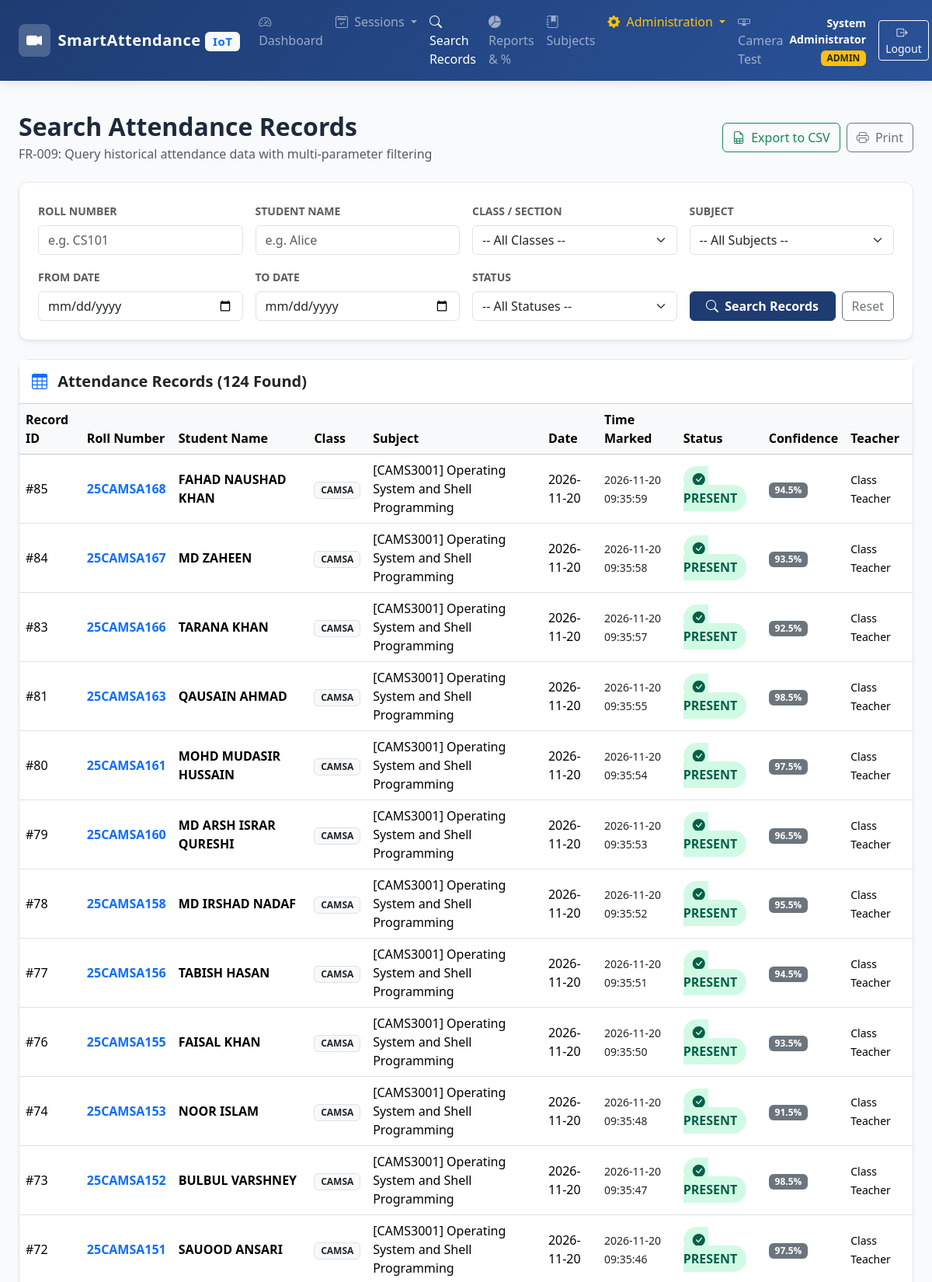
Page /attendance/search (signed in, upper part) on the committed database.
### tables this page shows
CREATE TABLE attendance_records (
            record_id INTEGER PRIMARY KEY AUTOINCREMENT,
            session_id INTEGER NOT NULL,
            student_id INTEGER NOT NULL,
            status TEXT NOT NULL CHECK(status IN ('PRESENT', 'ABSENT')),
            marked_at TIMESTAMP,
            confidence REAL,
            FOREIGN KEY (session_id) REFERENCES attendance_sessions(session_id) ON DELETE CASCADE,
            FOREIGN KEY (student_id) REFERENCES students(student_id) ON DELETE CASCADE,
            UNIQUE(session_id, student_id)
        );

CREATE TABLE students (
            student_id INTEGER PRIMARY KEY AUTOINCREMENT,
            roll_no TEXT UNIQUE NOT NULL,
            full_name TEXT NOT NULL,
            class_name TEXT NOT NULL,
            is_active BOOLEAN NOT NULL DEFAULT 1,
            registered_at TIMESTAMP NOT NULL DEFAULT CURRENT_TIMESTAMP,
            registered_by INTEGER NOT NULL,
            FOREIGN KEY (registered_by) REFERENCES users(user_id) ON DELETE RESTRICT
        );

CREATE TABLE attendance_sessions (
            session_id INTEGER PRIMARY KEY AUTOINCREMENT,
            subject TEXT NOT NULL,
            class_name TEXT NOT NULL,
            session_date DATE NOT NULL,
            start_time TIME NOT NULL,
            end_time TIME,
            status TEXT NOT NULL DEFAULT 'OPEN' CHECK(status IN ('OPEN', 'CLOSED')),
            created_by INTEGER NOT NULL,
            FOREIGN KEY (created_by) REFERENCES users(user_id) ON DELETE RESTRICT
        );

CREATE TABLE users (
            user_id INTEGER PRIMARY KEY AUTOINCREMENT,
            username TEXT UNIQUE NOT NULL,
            password_hash TEXT NOT NULL,
            full_name TEXT NOT NULL,
            role TEXT NOT NULL CHECK(role IN ('ADMIN', 'TEACHER')),
            is_active BOOLEAN NOT NULL DEFAULT 1
        );

### app.py (the view, shortened to what this page needs)
@app.route('/attendance/search')
@login_required
def attendance_search():
    roll_no = request.args.get('roll_no', '').strip()
    student_name = request.args.get('student_name', '').strip()
    class_name = request.args.get('class_name', '').strip()
    subject = request.args.get('subject', '').strip()
    start_date = request.args.get('start_date', '').strip()
    end_date = request.args.get('end_date', '').strip()
    status = request.args.get('status', '').strip()
    filters = {
        'roll_no': roll_no,
        'student_name': student_name,
        'class_name': class_name,
        'subject': subject,
        'start_date': start_date,
        'end_date': end_date,
        'status': status
    }
    records = ReportService.search(filters)
    conn = get_db_connection()
    cur = conn.cursor()
    cur.execute("SELECT DISTINCT class_name FROM students ORDER BY class_name")
    classes = [r['class_name'] for r in cur.fetchall()]
    cur.execute("""
        SELECT DISTINCT subject FROM (
            SELECT subject FROM attendance_sessions
            UNION
            SELECT '[' || paper_code || '] ' || title as subject FROM subjects WHERE is_active = 1
        ) WHERE subject IS NOT NULL AND subject != '' ORDER BY subject
    """)
    subjects = [r['subject'] for r in cur.fetchall()]
    conn.close()
    return render_template(
        'attendance/search.html',
        records=records,
        classes=classes,
        subjects=subjects,
        filters=filters
    )

### app.py (called while the page is built)
def login_required(f):
    @wraps(f)
    def decorated_function(*args, **kwargs):
        if 'user_id' not in session:
            flash("Please log in to access this page.", "warning")
            return redirect(url_for('login', next=request.url))
        return f(*args, **kwargs)
    return decorated_function

@app.context_processor
def inject_user():
    return {
        'current_user': {
            'user_id': session.get('user_id'),
            'username': session.get('username'),
            'full_name': session.get('full_name'),
            'role': session.get('role')
        } if 'user_id' in session else None,
        'now': datetime.datetime.now()
    }

### database.py (called while the page is built)
def get_db_connection():
    db_path = Config.DATABASE_PATH
    os.makedirs(os.path.dirname(db_path), exist_ok=True)
    conn = sqlite3.connect(db_path, timeout=10.0)
    conn.row_factory = sqlite3.Row
    conn.execute("PRAGMA foreign_keys = ON;")
    return conn

### templates/attendance/search.html (shortened to what this page needs)
{% extends 'base.html' %}
{% block content %}
<div class="container-fluid px-4 py-4">
  <div class="d-flex flex-wrap justify-content-between align-items-center mb-4">
    <div>
      <h2 class="fw-bold mb-1">Search Attendance Records</h2>
      <p class="text-muted mb-0">FR-009: Query historical attendance data with multi-parameter filtering</p>
    </div>
    <div class="d-flex gap-2 mt-3 mt-md-0">
      <a href="{{ url_for('attendance_search', export='csv', **filters) }}" class="btn btn-outline-success">
        <i class="bi bi-file-earmark-spreadsheet me-1"></i> Export to CSV
      </a>
      <button class="btn btn-outline-secondary" onclick="window.print()">
        <i class="bi bi-printer me-1"></i> Print
      </button>
    </div>
  </div>
  <div class="card card-custom p-4 mb-4 no-print">
    <form method="GET" action="{{ url_for('attendance_search') }}">
      <div class="row g-3">
        <div class="col-md-3">
          <label class="form-label fw-semibold small text-muted">ROLL NUMBER</label>
          <input type="text" name="roll_no" class="form-control" placeholder="e.g. CS101" value="{{ filters.roll_no }}">
        </div>
        <div class="col-md-3">
          <label class="form-label fw-semibold small text-muted">STUDENT NAME</label>
          <input type="text" name="student_name" class="form-control" placeholder="e.g. Alice" value="{{ filters.student_name }}">
        </div>
        <div class="col-md-3">
          <label class="form-label fw-semibold small text-muted">CLASS / SECTION</label>
          <select name="class_name" class="form-select">
            <option value="">-- All Classes --</option>
          </select>
        </div>
        <div class="col-md-3">
          <label class="form-label fw-semibold small text-muted">SUBJECT</label>
          <select name="subject" class="form-select">
            <option value="">-- All Subjects --</option>
          </select>
        </div>
        <div class="col-md-3">
          <label class="form-label fw-semibold small text-muted">FROM DATE</label>
          <input type="date" name="start_date" class="form-control" value="{{ filters.start_date }}">
        </div>
        <div class="col-md-3">
          <label class="form-label fw-semibold small text-muted">TO DATE</label>
          <input type="date" name="end_date" class="form-control" value="{{ filters.end_date }}">
        </div>
        <div class="col-md-3">
          <label class="form-label fw-semibold small text-muted">STATUS</label>
          <select name="status" class="form-select">
            <option value="">-- All Statuses --</option>
          </select>
        </div>
        <div class="col-md-3 d-flex align-items-end gap-2">
          <button type="submit" class="btn btn-primary-custom w-100">
            <i class="bi bi-search me-1"></i> Search Records
          </button>
          <a href="{{ url_for('attendance_search') }}" class="btn btn-outline-secondary">Reset</a>
        </div>
      </div>
    </form>
  </div>
  <div class="card card-custom">
    <div class="card-header bg-white py-3 d-flex justify-content-between align-items-center">
      <h5 class="fw-bold mb-0">
        <i class="bi bi-table me-2 text-primary"></i> Attendance Records ({{ records|length }} Found)
      </h5>
    </div>
    <div class="card-body p-0">
      <div class="table-responsive">
        <table class="table table-hover align-middle mb-0">
          <thead class="table-light">
            <tr>
              <th>Record ID</th>
              <th>Roll Number</th>
              <th>Student Name</th>
              <th>Class</th>
              <th>Subject</th>
              <th>Date</th>
              <th>Time Marked</th>
              <th>Status</th>
              <th>Confidence</th>
              <th>Teacher</th>
            </tr>
          </thead>
          <tbody>
            {% if records %}
              {% for r in records %}
              <tr>
                <td>#{{ r.record_id }}</td>
                <td><strong class="text-primary">{{ r.roll_no }}</strong></td>
                <td class="fw-semibold">{{ r.student_name }}</td>
                <td><span class="badge bg-light text-dark border">{{ r.class_name }}</span></td>
                <td>{{ r.subject }}</td>
                <td>{{ r.session_date }}</td>
                <td>
                  {% if r.marked_at %}
                    <small class="text-dark">{{ r.marked_at }}</small>
                  {% else %}
                    <small class="text-muted">--</small>
                  {% endif %}
                </td>
                <td>
                  {% if r.status == 'PRESENT' %}
                    <span class="badge-present"><i class="bi bi-check-circle-fill me-1"></i> PRESENT</span>
                  {% else %}
                    <span class="badge-absent"><i class="bi bi-x-circle-fill me-1"></i> ABSENT</span>
                  {% endif %}
                </td>
                <td>
                  {% if r.confidence %}
                    <span class="badge bg-secondary">{{ r.confidence }}%</span>
                  {% else %}
                    <small class="text-muted">--</small>
                  {% endif %}
                </td>
                <td><small>{{ r.teacher_name }}</small></td>
              </tr>
              {% endfor %}
            {% endif %}
          </tbody>
        </table>
      </div>
    </div>
  </div>
</div>
{% endblock %}

### static/css/style.css (style rules this page uses)
:root { --primary-color: #1e3c72; --primary-dark: #142850; --secondary-color: #2a5298; --accent-color: #00adb5; --accent-hover: #00878e; --success-color: #10b981; --warning-color: #f59e0b; --danger-color: #ef4444; --dark-bg: #0f172a; --card-bg: #ffffff; --body-bg: #f8fafc; --text-primary: #1e293b; --text-muted: #64748b; --border-color: #e2e8f0; }
body { font-family: 'Segoe UI', system-ui, -apple-system, BlinkMacSystemFont, Roboto, sans-serif; background-color: var(--body-bg); color: var(--text-primary); min-height: 100vh; display: flex; flex-direction: column; }
.card-custom { border: 1px solid var(--border-color); border-radius: 12px; box-shadow: 0 4px 6px -1px rgba(0, 0, 0, 0.05), 0 2px 4px -1px rgba(0, 0, 0, 0.03); background: var(--card-bg); transition: transform 0.2s ease, box-shadow 0.2s ease; }
.badge-present { background-color: #d1fae5; color: #065f46; font-weight: 600; padding: 6px 12px; border-radius: 20px; }
.btn-primary-custom { background-color: var(--primary-color); border-color: var(--primary-color); color: #ffffff; font-weight: 600; }

### rows in the picture
attendance_records: record_id "85", roll_no "25CAMSA168", student_name "FAHAD NAUSHAD KHAN", class_name "CAMSA", subject "[CAMS3001] Operating System and Shell Programming", session_date "2026-11-20", marked_at "2026-11-20 09:35:59", status "PRESENT" (drawn), confidence "94.5", teacher_name "Class Teacher"
attendance_records: record_id "84", roll_no "25CAMSA167", student_name "MD ZAHEEN", class_name "CAMSA", subject "[CAMS3001] Operating System and Shell Programming", session_date "2026-11-20", marked_at "2026-11-20 09:35:58", status "PRESENT" (drawn), confidence "93.5", teacher_name "Class Teacher"
attendance_records: record_id "83", roll_no "25CAMSA166", student_name "TARANA KHAN", class_name "CAMSA", subject "[CAMS3001] Operating System and Shell Programming", session_date "2026-11-20", marked_at "2026-11-20 09:35:57", status "PRESENT" (drawn), confidence "92.5", teacher_name "Class Teacher"
attendance_records: record_id "81", roll_no "25CAMSA163", student_name "QAUSAIN AHMAD", class_name "CAMSA", subject "[CAMS3001] Operating System and Shell Programming", session_date "2026-11-20", marked_at "2026-11-20 09:35:55", status "PRESENT" (drawn), confidence "98.5", teacher_name "Class Teacher"
attendance_records: record_id "80", roll_no "25CAMSA161", student_name "MOHD MUDASIR HUSSAIN", class_name "CAMSA", subject "[CAMS3001] Operating System and Shell Programming", session_date "2026-11-20", marked_at "2026-11-20 09:35:54", status "PRESENT" (drawn), confidence "97.5", teacher_name "Class Teacher"
attendance_records: record_id "79", roll_no "25CAMSA160", student_name "MD ARSH ISRAR QURESHI", class_name "CAMSA", subject "[CAMS3001] Operating System and Shell Programming", session_date "2026-11-20", marked_at "2026-11-20 09:35:53", status "PRESENT" (drawn), confidence "96.5", teacher_name "Class Teacher"
attendance_records: record_id "78", roll_no "25CAMSA158", student_name "MD IRSHAD NADAF", class_name "CAMSA", subject "[CAMS3001] Operating System and Shell Programming", session_date "2026-11-20", marked_at "2026-11-20 09:35:52", status "PRESENT" (drawn), confidence "95.5", teacher_name "Class Teacher"
attendance_records: record_id "77", roll_no "25CAMSA156", student_name "TABISH HASAN", class_name "CAMSA", subject "[CAMS3001] Operating System and Shell Programming", session_date "2026-11-20", marked_at "2026-11-20 09:35:51", status "PRESENT" (drawn), confidence "94.5", teacher_name "Class Teacher"
attendance_records: record_id "76", roll_no "25CAMSA155", student_name "FAISAL KHAN", class_name "CAMSA", subject "[CAMS3001] Operating System and Shell Programming", session_date "2026-11-20", marked_at "2026-11-20 09:35:50", status "PRESENT" (drawn), confidence "93.5", teacher_name "Class Teacher"
attendance_records: record_id "74", roll_no "25CAMSA153", student_name "NOOR ISLAM", class_name "CAMSA", subject "[CAMS3001] Operating System and Shell Programming", session_date "2026-11-20", marked_at "2026-11-20 09:35:48", status "PRESENT" (drawn), confidence "91.5", teacher_name "Class Teacher"
attendance_records: record_id "73", roll_no "25CAMSA152", student_name "BULBUL VARSHNEY", class_name "CAMSA", subject "[CAMS3001] Operating System and Shell Programming", session_date "2026-11-20", marked_at "2026-11-20 09:35:47", status "PRESENT" (drawn), confidence "98.5", teacher_name "Class Teacher"
attendance_records: record_id "72", roll_no "25CAMSA151", student_name "SAUOOD ANSARI", class_name "CAMSA", subject "[CAMS3001] Operating System and Shell Programming", session_date "2026-11-20", marked_at "2026-11-20 09:35:46", status "PRESENT" (drawn), confidence "97.5", teacher_name "Class Teacher"

### other values in the picture
{{ current_user.full_name }} "System Administrator"
{{ current_user.role }} "ADMIN"
{{ records|length }} "124"
